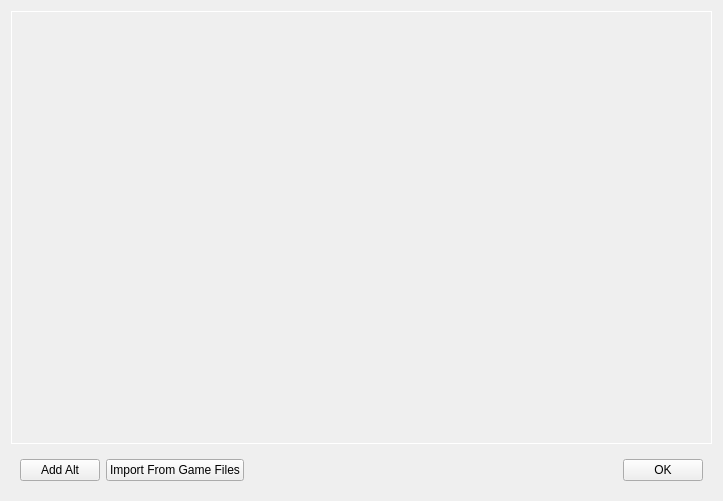
<?xml version="1.0" encoding="UTF-8"?>
<ui version="4.0">
 <class>dlg_Manage_Alts</class>
 <widget class="QWidget" name="dlg_Manage_Alts">
  <property name="geometry">
   <rect>
    <x>0</x>
    <y>0</y>
    <width>723</width>
    <height>501</height>
   </rect>
  </property>
  <property name="windowTitle">
   <string>Manage Alts</string>
  </property>
  <layout class="QVBoxLayout" name="verticalLayout">
   <item>
    <widget class="QScrollArea" name="scrollArea">
     <property name="styleSheet">
      <string notr="true">QScrollArea{
border: 1px solid white;
}</string>
     </property>
     <property name="frameShadow">
      <enum>QFrame::Raised</enum>
     </property>
     <property name="lineWidth">
      <number>2</number>
     </property>
     <property name="verticalScrollBarPolicy">
      <enum>Qt::ScrollBarAlwaysOff</enum>
     </property>
     <property name="horizontalScrollBarPolicy">
      <enum>Qt::ScrollBarAsNeeded</enum>
     </property>
     <property name="widgetResizable">
      <bool>true</bool>
     </property>
     <widget class="QWidget" name="scrollAreaWidgetContents">
      <property name="geometry">
       <rect>
        <x>0</x>
        <y>0</y>
        <width>703</width>
        <height>434</height>
       </rect>
      </property>
      <layout class="QHBoxLayout" name="layoutAlts"/>
     </widget>
    </widget>
   </item>
   <item>
    <widget class="QWidget" name="widget" native="true">
     <property name="sizePolicy">
      <sizepolicy hsizetype="Preferred" vsizetype="Maximum">
       <horstretch>0</horstretch>
       <verstretch>0</verstretch>
      </sizepolicy>
     </property>
     <layout class="QHBoxLayout" name="horizontalLayout">
      <item>
       <widget class="QPushButton" name="cmdAdd">
        <property name="text">
         <string>Add Alt</string>
        </property>
        <property name="autoDefault">
         <bool>false</bool>
        </property>
       </widget>
      </item>
      <item>
       <widget class="QPushButton" name="cmdImport">
        <property name="text">
         <string>Import From Game Files</string>
        </property>
        <property name="autoDefault">
         <bool>false</bool>
        </property>
       </widget>
      </item>
      <item>
       <spacer name="horizontalSpacer">
        <property name="orientation">
         <enum>Qt::Horizontal</enum>
        </property>
        <property name="sizeHint" stdset="0">
         <size>
          <width>314</width>
          <height>20</height>
         </size>
        </property>
       </spacer>
      </item>
      <item>
       <widget class="QPushButton" name="cmdOk">
        <property name="text">
         <string>OK</string>
        </property>
        <property name="autoDefault">
         <bool>false</bool>
        </property>
       </widget>
      </item>
     </layout>
    </widget>
   </item>
  </layout>
 </widget>
 <resources/>
 <connections/>
</ui>
